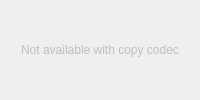
           <widget class="QWidget" name="video_codec_tab">
            <attribute name="title">
             <string>VIdeo Codec</string>
            </attribute>
            <layout class="QGridLayout" name="gridLayout_21">
             <item row="0" column="0">
              <widget class="QStackedWidget" name="stackedWidget_8">
               <property name="currentIndex">
                <number>1</number>
               </property>
               <widget class="QWidget" name="page_16"/>
               <widget class="QWidget" name="page_17">
                <layout class="QVBoxLayout" name="verticalLayout_15">
                 <property name="leftMargin">
                  <number>0</number>
                 </property>
                 <property name="topMargin">
                  <number>0</number>
                 </property>
                 <property name="rightMargin">
                  <number>0</number>
                 </property>
                 <property name="bottomMargin">
                  <number>0</number>
                 </property>
                 <item>
                  <widget class="QLabel" name="label_33">
                   <property name="enabled">
                    <bool>false</bool>
                   </property>
                   <property name="text">
                    <string>Not available with copy codec</string>
                   </property>
                   <property name="alignment">
                    <set>Qt::AlignCenter</set>
                   </property>
                  </widget>
                 </item>
                </layout>
               </widget>
              </widget>
             </item>
            </layout>
           </widget>
